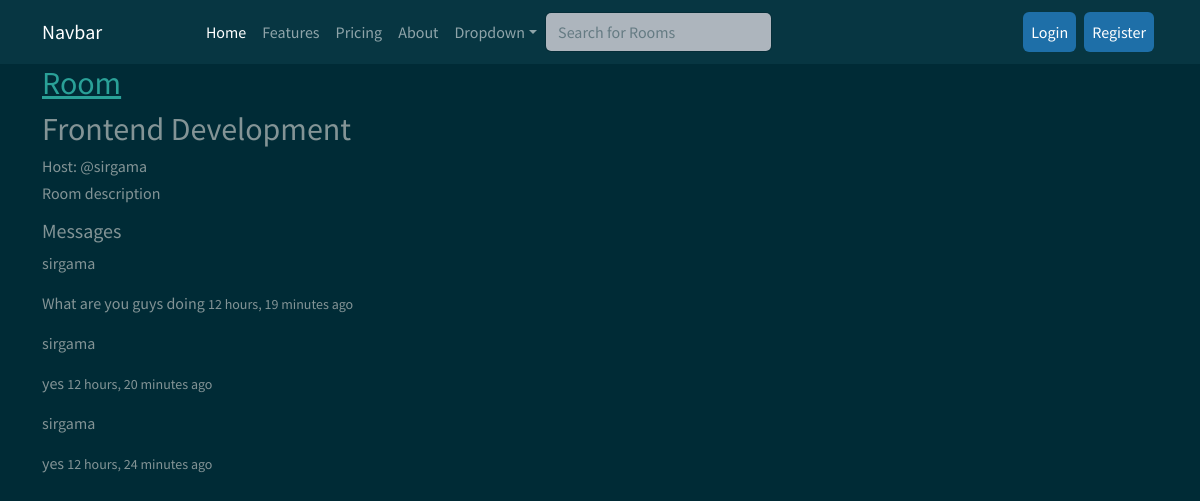
Page /room/2/ on the committed database.
### mainapp/models.py (models this page shows, shortened)
class Room(models.Model):
    host = models.ForeignKey(User,on_delete=models.SET_NULL, null=True)
    topic = models.ForeignKey(Topic, on_delete=models.SET_NULL, null=True)
    name = models.CharField(max_length=100)
    description = models.TextField(null=True, blank=True)
    participants = models.ManyToManyField(User, related_name='participants', blank=True)
    updated = models.DateTimeField(auto_now=True)
    created = models.DateTimeField(auto_now_add=True)
    class Meta:
        ordering = ['-updated', '-created']

class Message(models.Model):
    user = models.ForeignKey(User, on_delete=models.CASCADE)
    room = models.ForeignKey(Room, on_delete=models.CASCADE)
    body = models.TextField()
    updated = models.DateTimeField(auto_now=True)
    created = models.DateTimeField(auto_now_add=True)
    class Meta:
        ordering = ['-updated', '-created']

### mainapp/views.py (the view, shortened to what this page needs)
# urls.py: path('room/<str:pk>/', views.room, name='room'),
def room(request, pk):
    room = Room.objects.get(id=pk)
    roomchats = room.message_set.all().order_by('-created')
    participants = room.participants.all()
    context = {
        "room" : room,
        "roomchats":roomchats,
        "members":participants
    }
    return render(request, 'mainapp/room.html', context)

### mainapp/templates/mainapp/room.html (shortened to what this page needs)
{% extends 'mainapp/base.html' %}
{% load static %}
{% block content %}
{% include 'mainapp/navbar.html' %}
<div class="container">
    <div class="row">
        <div class="col-md-7">
            <a href="{% url 'home' %}"><h2>Room</h2></a>
                <h2>{{room.name}}</h2>
                <h6>Host: @{{room.host.username}}</h6>
                <h6>Room description</h6>
                <h5>Messages</h5>
                    {% for mess in roomchats %}
                        <p>{{mess.user}}    </p>
                        <p>{{mess.body}}  <small>{{mess.created | timesince}} ago</small></p>
                    {% endfor %}
{% endblock %}

### rows in the picture
Room: name "Frontend Development", host.username "sirgama"
Message: user "sirgama", body "What are you guys doing", created "12 hours, 19 minutes"
Message: user "sirgama", body "yes", created "12 hours, 20 minutes"
Message: user "sirgama", body "yes", created "12 hours, 24 minutes"
